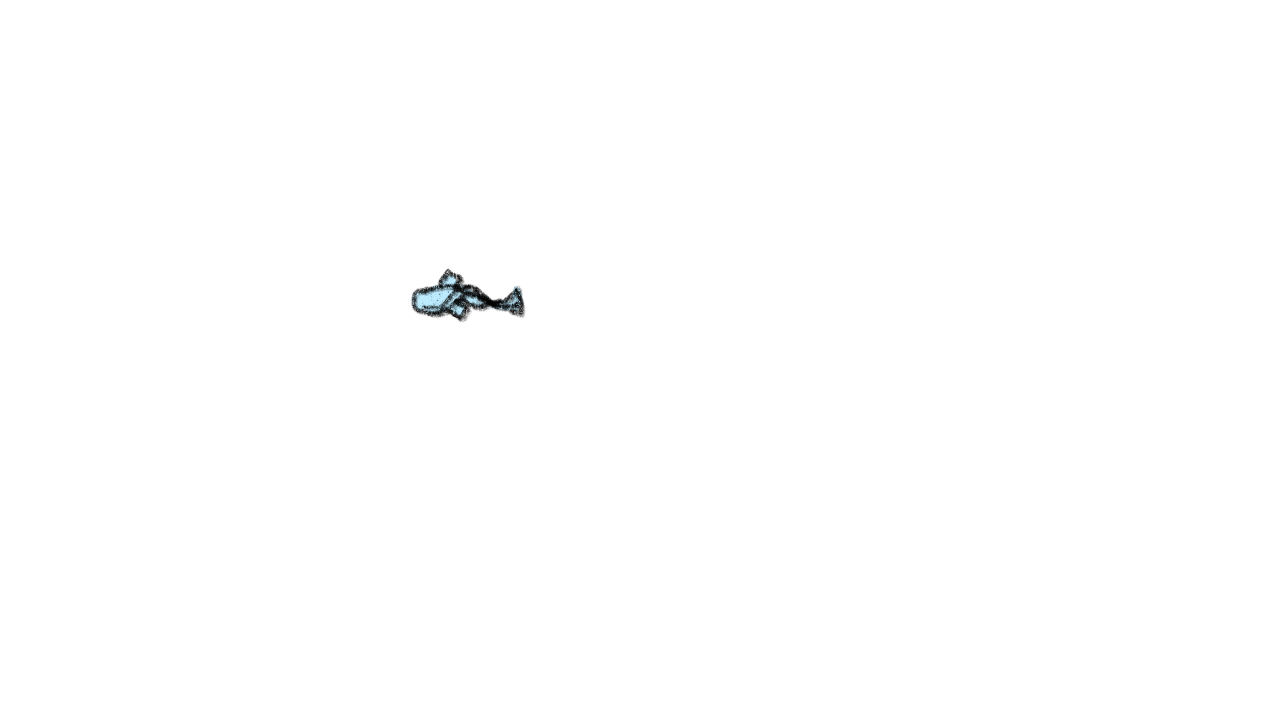
#> input picture assets/images/fish/Untitled_Artwork 2.png, 1280 x 720 px, found by its file name; its folder holds 4 pictures in this run
$ python crop.py
#> lines starting #> are read from the running program, lines starting #| are printed output that depends on the picture
import os
from PIL import Image

def crop_images(input_folder, output_folder, crop_box):
    """
    Crops all PNG images in the input folder and saves them in the output folder.

    Parameters:
        input_folder (str): Path to the directory containing PNG images.
        output_folder (str): Path to save the cropped images.
        crop_box (tuple): The cropping rectangle (left, upper, right, lower).
    """
#> called with input_folder = 'assets/images/fish', output_folder = 'output_images', crop_box = (402, 268, 520, 337)
    if not os.path.exists(output_folder):
        os.makedirs(output_folder)

    for filename in os.listdir(input_folder):
        if filename.lower().endswith(".png"):
            image_path = os.path.join(input_folder, filename)
            image = Image.open(image_path)
#> image is the input picture: PIL image 1280x720 RGBA; mean R, G, B, A 0.2, 0.3, 0.3, 0.7
            cropped_image = image.crop(crop_box)
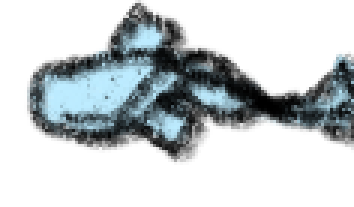
#> cropped_image: PIL image 118x69 RGBA (shown 3 times larger); mean R, G, B, A 25.6, 31.9, 34.6, 80.8; transparent parts drawn white
            output_path = os.path.join(output_folder, filename)
            cropped_image.save(output_path)
            print(f"Cropped and saved: {output_path}")
#> pass 2 of the loop in crop_images, `for filename in os.listdir(input_folder):`:
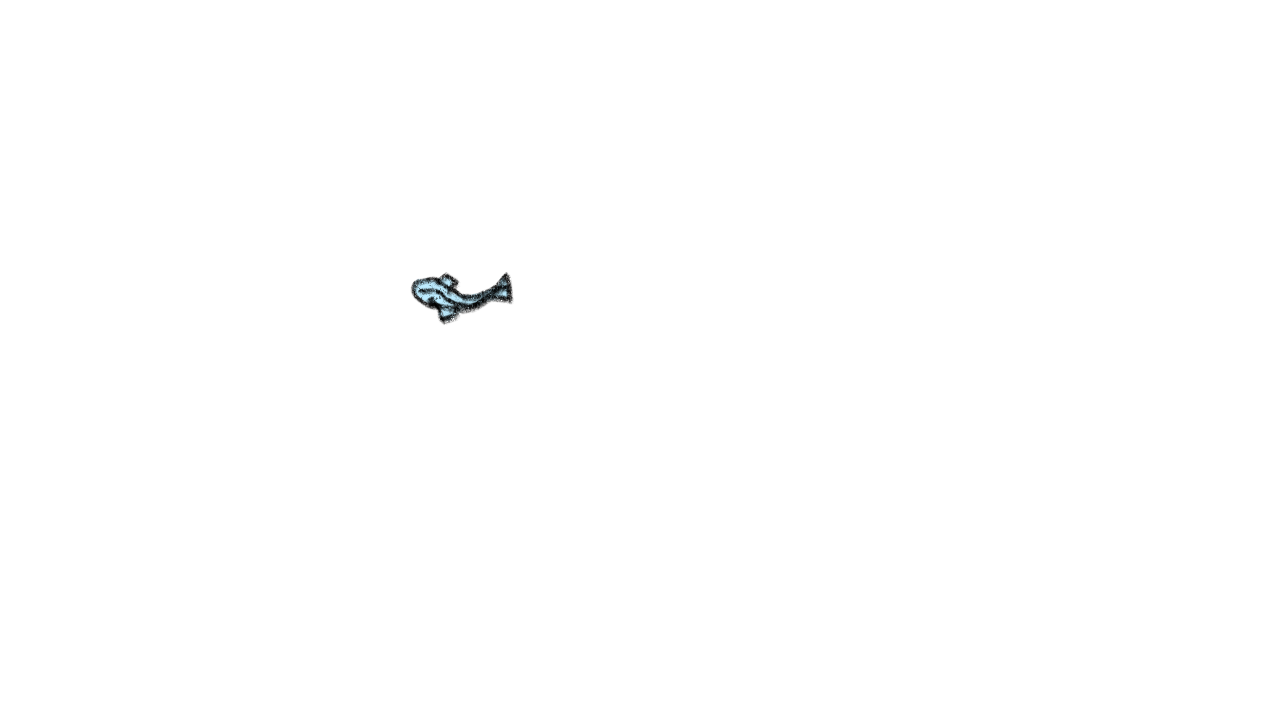
#> input picture assets/images/fish/Untitled_Artwork.png, 1280 x 720 px, found by its file name
#> in crop_images, image is the input picture: PIL image 1280x720 RGBA; mean R, G, B, A 0.2, 0.2, 0.3, 0.6
#> in crop_images, `cropped_image = image.crop(crop_box)`:
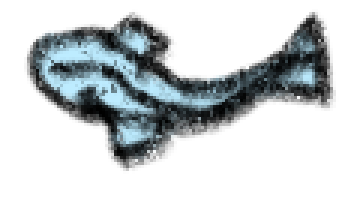
#> cropped_image: PIL image 118x69 RGBA (shown 3 times larger); mean R, G, B, A 21.4, 26.7, 28.9, 73.2; transparent parts drawn white

# Example usage
input_dir = "assets/images/fish"   # Change this to your input folder
output_dir = "output_images"  # Change this to your output folder
crop_box = (402, 268, 520, 337)  # Change this to your desired crop dimensions

crop_images(input_dir, output_dir, crop_box)
